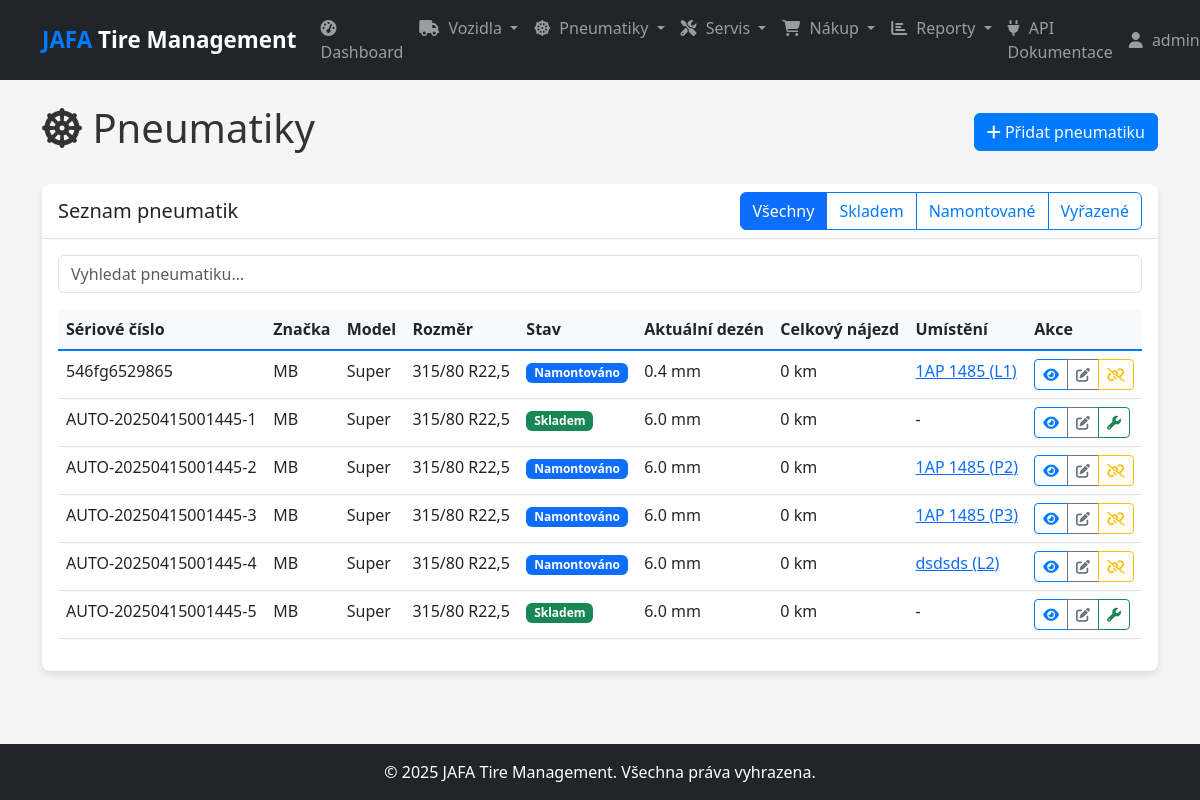
Page /tires (signed in) on the committed database.
### models.py (models this page shows, shortened)
class User(db.Model, UserMixin):
    id = db.Column(db.Integer, primary_key=True)
    username = db.Column(db.String(50), unique=True, nullable=False)
    email = db.Column(db.String(120), unique=True, nullable=False)
    password_hash = db.Column(db.String(128), nullable=False)
    role = db.Column(db.String(20), nullable=False, default='technician')  # admin, manager, technician
    created_at = db.Column(db.DateTime, default=datetime.utcnow)

class Tire(db.Model):
    id = db.Column(db.Integer, primary_key=True)
    serial_number = db.Column(db.String(50), nullable=False, unique=True)
    tire_type_id = db.Column(db.Integer, db.ForeignKey('tire_type.id'), nullable=False)
    manufacture_date = db.Column(db.Date)
    purchase_date = db.Column(db.Date)
    status = db.Column(db.String(20), nullable=False, default='skladem')  # skladem, namontováno, vyřazeno
    initial_tread_depth = db.Column(db.Float)  # Počáteční hloubka dezénu v mm
    current_tread_depth = db.Column(db.Float)  # Aktuální hloubka dezénu v mm
    total_mileage = db.Column(db.Integer, default=0)  # Celkový nájezd v km
    note = db.Column(db.Text)
    created_at = db.Column(db.DateTime, default=datetime.utcnow)
    position_id = db.Column(db.Integer, db.ForeignKey('tire_position.id'), nullable=True)
    history = db.relationship('TireHistory', backref='tire', lazy=True, cascade="all, delete-orphan")
    service_actions = db.relationship('ServiceAction', backref='tire', lazy=True)

class TireType(db.Model):
    id = db.Column(db.Integer, primary_key=True)
    brand = db.Column(db.String(50), nullable=False)
    model = db.Column(db.String(50), nullable=False)
    size = db.Column(db.String(20), nullable=False)  # např. "315/80 R22.5"
    usage_type = db.Column(db.String(50))  # např. "hnací", "řídící", "návěsová"
    price = db.Column(db.Float)
    avg_lifespan_km = db.Column(db.Integer)  # Průměrná životnost v km
    min_stock_level = db.Column(db.Integer, default=2)  # Minimální skladové zásoby
    supplier_id = db.Column(db.Integer, db.ForeignKey('supplier.id'))
    note = db.Column(db.Text)
    created_at = db.Column(db.DateTime, default=datetime.utcnow)
    tires = db.relationship('Tire', backref='tire_type', lazy=True)

class Vehicle(db.Model):
    id = db.Column(db.Integer, primary_key=True)
    registration_number = db.Column(db.String(20), nullable=False, unique=True)
    vehicle_type = db.Column(db.String(20), nullable=False)  # "tahač" nebo "návěs"
    brand = db.Column(db.String(50))
    model = db.Column(db.String(50))
    year_of_manufacture = db.Column(db.Integer)
    vin = db.Column(db.String(17))
    current_mileage = db.Column(db.Integer)  # Aktuální nájezd v km
    last_mileage_update = db.Column(db.DateTime, default=datetime.utcnow)
    note = db.Column(db.Text)
    created_at = db.Column(db.DateTime, default=datetime.utcnow)
    combination_id = db.Column(db.Integer, db.ForeignKey('vehicle_combination.id'), nullable=True)
    tire_positions = db.relationship('TirePosition', backref='vehicle', lazy=True, cascade="all, delete-orphan")

class TirePosition(db.Model):
    id = db.Column(db.Integer, primary_key=True)
    vehicle_id = db.Column(db.Integer, db.ForeignKey('vehicle.id'), nullable=False)
    position_code = db.Column(db.String(10), nullable=False)  # např. "L1", "P3", atd.
    position_description = db.Column(db.String(100))  # např. "Levá přední"
    tire = db.relationship('Tire', backref='position', uselist=False)

### routes.py (the view)
    @app.route('/tires')
    @login_required
    def list_tires():
        status_filter = request.args.get('status', '')
        query = Tire.query
        if status_filter:
            query = query.filter_by(status=status_filter)
        tires = query.all()
        return render_template('tires/list.html', tires=tires, status_filter=status_filter)

### app.py (called while the page is built)
@app.context_processor
def inject_now():
    return {'now': datetime.now()}

### models.py (called while the page is built)
@login_manager.user_loader
def load_user(user_id):
    return User.query.get(int(user_id))

### templates/tires/list.html (shortened to what this page needs)
{% extends 'layout.html' %}
{% block content %}
<div class="d-flex justify-content-between align-items-center mb-4">
    <h1><i class="fas fa-dharmachakra"></i> Pneumatiky</h1>
    <div>
        <a href="{{ url_for('add_tire') }}" class="btn btn-primary">
            <i class="fas fa-plus"></i> Přidat pneumatiku
        </a>
    </div>
</div>
<div class="card mb-4">
    <div class="card-header">
        <div class="d-flex justify-content-between align-items-center">
            <h5 class="mb-0">Seznam pneumatik</h5>
            <div class="btn-group" role="group">
                <a href="{{ url_for('list_tires') }}" class="btn btn-outline-primary {{ 'active' if not status_filter }}">Všechny</a>
                <a href="{{ url_for('list_tires', status='skladem') }}" class="btn btn-outline-primary {{ 'active' if status_filter == 'skladem' }}">Skladem</a>
                <a href="{{ url_for('list_tires', status='namontováno') }}" class="btn btn-outline-primary {{ 'active' if status_filter == 'namontováno' }}">Namontované</a>
                <a href="{{ url_for('list_tires', status='vyřazeno') }}" class="btn btn-outline-primary {{ 'active' if status_filter == 'vyřazeno' }}">Vyřazené</a>
            </div>
        </div>
    </div>
    <div class="card-body">
        <div class="mb-3">
            <input type="text" id="table-filter" class="form-control" placeholder="Vyhledat pneumatiku...">
        </div>
        <div class="table-responsive">
            <table class="table table-hover" id="data-table">
                <thead>
                    <tr>
                        <th>Sériové číslo</th>
                        <th>Značka</th>
                        <th>Model</th>
                        <th>Rozměr</th>
                        <th>Stav</th>
                        <th>Aktuální dezén</th>
                        <th>Celkový nájezd</th>
                        <th>Umístění</th>
                        <th>Akce</th>
                    </tr>
                </thead>
                <tbody>
                    {% for tire in tires %}
                    <tr>
                        <td>{{ tire.serial_number }}</td>
                        <td>{{ tire.tire_type.brand }}</td>
                        <td>{{ tire.tire_type.model }}</td>
                        <td>{{ tire.tire_type.size }}</td>
                        <td>
                            {% if tire.status == 'skladem' %}
                            <span class="badge bg-success">Skladem</span>
                            {% elif tire.status == 'namontováno' %}
                            <span class="badge bg-primary">Namontováno</span>
                            {% elif tire.status == 'vyřazeno' %}
                            <span class="badge bg-danger">Vyřazeno</span>
                            {% else %}
                            <span class="badge bg-secondary">{{ tire.status }}</span>
                            {% endif %}
                        </td>
                        <td>{{ tire.current_tread_depth|round(1) }} mm</td>
                        <td>{{ tire.total_mileage|default(0) }} km</td>
                        <td>
                            {% if tire.position and tire.position.vehicle %}
                                <a href="{{ url_for('vehicle_detail', id=tire.position.vehicle.id) }}">
                                    {{ tire.position.vehicle.registration_number }} ({{ tire.position.position_code }})
                                </a>
                            {% else %}
                                -
                            {% endif %}
                        </td>
                        <td>
                            <div class="btn-group btn-group-sm" role="group">
                                <a href="{{ url_for('tire_detail', id=tire.id) }}" class="btn btn-outline-primary" title="Detail">
                                    <i class="fas fa-eye"></i>
                                </a>
                                <a href="{{ url_for('edit_tire', id=tire.id) }}" class="btn btn-outline-secondary" title="Upravit">
                                    <i class="fas fa-edit"></i>
                                </a>
                                {% if tire.status == 'skladem' %}
                                <a href="{{ url_for('tire_mount') }}" class="btn btn-outline-success" title="Namontovat">
                                    <i class="fas fa-wrench"></i>
                                </a>
                                {% elif tire.status == 'namontováno' %}
                                <a href="{{ url_for('tire_dismount', tire_id=tire.id) }}" class="btn btn-outline-warning" title="Demontovat">
                                    <i class="fas fa-unlink"></i>
                                </a>
                                {% endif %}
                            </div>
                        </td>
                    </tr>
                    {% else %}
                    <tr>
                        <td colspan="9" class="text-center">Žádné pneumatiky nebyly nalezeny.</td>
                    </tr>
                    {% endfor %}
                </tbody>
            </table>
        </div>
    </div>
</div>
{% endblock %}

### templates/layout.html (shortened to what this page needs)
<!DOCTYPE html>
<html lang="cs">
<head>
    <link href="https://cdn.jsdelivr.net/npm/bootstrap@5.3.0/dist/css/bootstrap.min.css" rel="stylesheet">
    <link rel="stylesheet" href="https://cdnjs.cloudflare.com/ajax/libs/font-awesome/6.4.0/css/all.min.css">
    <link rel="stylesheet" href="{{ url_for('static', filename='css/style.css') }}">
</head>
<body>
    <header>
        <nav class="navbar navbar-expand-lg navbar-dark bg-dark">
            <div class="container">
                <a class="navbar-brand" href="{{ url_for('index') }}">
                    <span class="fw-bold text-primary">JAFA</span> Tire Management
                </a>
                <div class="collapse navbar-collapse" id="navbarNavDropdown">
                    {% if current_user.is_authenticated %}
                    <ul class="navbar-nav me-auto">
                        <li class="nav-item">
                            <a class="nav-link" href="{{ url_for('dashboard') }}">
                                <i class="fas fa-tachometer-alt"></i> Dashboard
                            </a>
                        </li>
                        <li class="nav-item dropdown">
                            <a class="nav-link dropdown-toggle" href="#" id="navbarVehicleDropdown" role="button" data-bs-toggle="dropdown" aria-expanded="false">
                                <i class="fas fa-truck"></i> Vozidla
                            </a>
                        </li>
                        <li class="nav-item dropdown">
                            <a class="nav-link dropdown-toggle" href="#" id="navbarTireDropdown" role="button" data-bs-toggle="dropdown" aria-expanded="false">
                                <i class="fas fa-dharmachakra"></i> Pneumatiky
                            </a>
                        </li>
                        <li class="nav-item dropdown">
                            <a class="nav-link dropdown-toggle" href="#" id="navbarServiceDropdown" role="button" data-bs-toggle="dropdown" aria-expanded="false">
                                <i class="fas fa-tools"></i> Servis
                            </a>
                        </li>
                        <li class="nav-item dropdown">
                            <a class="nav-link dropdown-toggle" href="#" id="navbarPurchaseDropdown" role="button" data-bs-toggle="dropdown" aria-expanded="false">
                                <i class="fas fa-shopping-cart"></i> Nákup
                            </a>
                        </li>
                        <li class="nav-item dropdown">
                            <a class="nav-link dropdown-toggle" href="#" id="navbarReportDropdown" role="button" data-bs-toggle="dropdown" aria-expanded="false">
                                <i class="fas fa-chart-bar"></i> Reporty
                            </a>
                        </li>
                        <li class="nav-item">
                            <a class="nav-link" href="{{ url_for('api_docs') }}">
                                <i class="fas fa-plug"></i> API Dokumentace
                            </a>
                        </li>
                    </ul>
                    <ul class="navbar-nav">
                        <li class="nav-item dropdown">
                            <a class="nav-link dropdown-toggle" href="#" id="navbarUserDropdown" role="button" data-bs-toggle="dropdown" aria-expanded="false">
                                <i class="fas fa-user"></i> {{ current_user.username }}
                            </a>
                        </li>
                    </ul>
                    {% else %}
                    <ul class="navbar-nav ms-auto">
                        <li class="nav-item">
                            <a class="nav-link" href="{{ url_for('login') }}">Přihlásit se</a>
                        </li>
                    </ul>
                    {% endif %}
                </div>
            </div>
        </nav>
    </header>
    <main class="py-4">
        <div class="container">
            {% block content %}{% endblock %}
        </div>
    </main>
    <footer class="py-3 mt-4 bg-dark text-white">
        <div class="container text-center">
            <p class="mb-0">&copy; {{ now.year }} JAFA Tire Management. Všechna práva vyhrazena.</p>
        </div>
    </footer>
</body>
</html>

### static/css/style.css (style rules this page uses)
:root { --primary-color: #007bff; --secondary-color: #6c757d; --success-color: #28a745; --danger-color: #dc3545; --warning-color: #ffc107; --info-color: #17a2b8; --dark-color: #343a40; --light-color: #f8f9fa; }
body { font-family: 'Segoe UI', Tahoma, Geneva, Verdana, sans-serif; color: #333; background-color: #f5f5f5; min-height: 100vh; display: flex; flex-direction: column; }
main { flex: 1 0 auto; }
.navbar-brand { font-weight: bold; font-size: 1.4rem; }
.navbar-brand .text-primary { color: var(--primary-color) !important; }
.nav-link { font-weight: 500; }
.nav-link i { margin-right: 5px; }
.card { border-radius: 8px; overflow: hidden; box-shadow: 0 4px 6px rgba(0, 0, 0, 0.1); margin-bottom: 1.5rem; border: none; }
.card-header { background-color: #fff; border-bottom: 1px solid rgba(0, 0, 0, 0.125); font-weight: 600; }
.table thead th { background-color: var(--light-color); border-bottom: 2px solid var(--primary-color); font-weight: 600; }
.btn-primary { background-color: var(--primary-color); border-color: var(--primary-color); }
.btn-outline-primary { color: var(--primary-color); border-color: var(--primary-color); }

### rows in the picture
User: username "admin…"
Tire: serial_number "546fg6529865", tire_type.brand "MB", tire_type.model "Super", tire_type.size "315/80 R22,5", status "Namontováno", current_tread_depth "0.4", total_mileage "0", position.vehicle.registration_number "1AP 1485", position.position_code "L1"
Tire: serial_number "AUTO-20250415001445-1", tire_type.brand "MB", tire_type.model "Super", tire_type.size "315/80 R22,5", status "Skladem", current_tread_depth "6.0", total_mileage "0"
Tire: serial_number "AUTO-20250415001445-2", tire_type.brand "MB", tire_type.model "Super", tire_type.size "315/80 R22,5", status "Namontováno", current_tread_depth "6.0", total_mileage "0", position.vehicle.registration_number "1AP 1485", position.position_code "P2"
Tire: serial_number "AUTO-20250415001445-3", tire_type.brand "MB", tire_type.model "Super", tire_type.size "315/80 R22,5", status "Namontováno", current_tread_depth "6.0", total_mileage "0", position.vehicle.registration_number "1AP 1485", position.position_code "P3"
Tire: serial_number "AUTO-20250415001445-4", tire_type.brand "MB", tire_type.model "Super", tire_type.size "315/80 R22,5", status "Namontováno", current_tread_depth "6.0", total_mileage "0", position.vehicle.registration_number "dsdsds", position.position_code "L2"
Tire: serial_number "AUTO-20250415001445-5", tire_type.brand "MB", tire_type.model "Super", tire_type.size "315/80 R22,5", status "Skladem", current_tread_depth "6.0", total_mileage "0"
